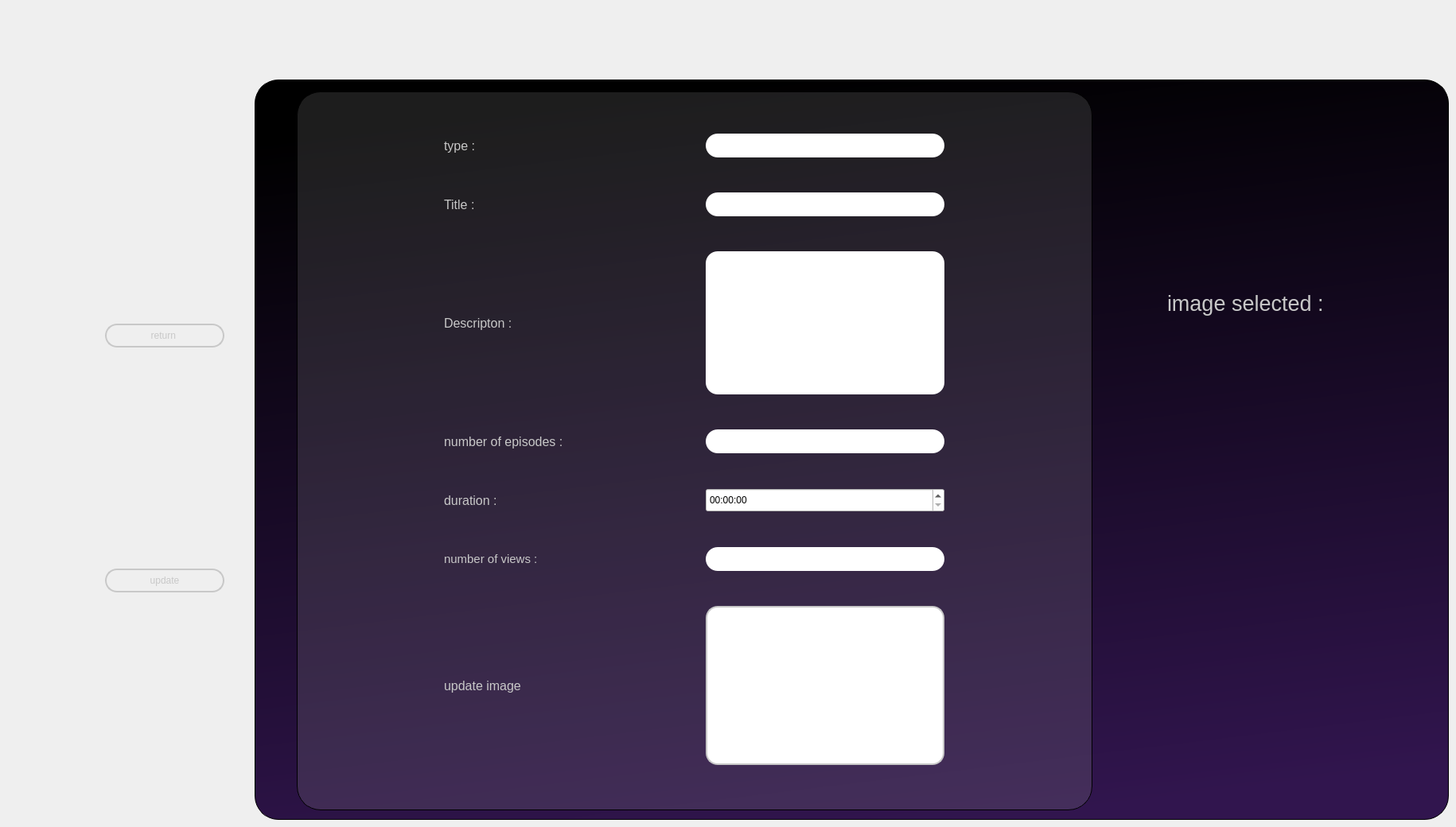
   <widget class="QWidget" name="updatemovie">
    <property name="styleSheet">
     <string notr="true">QPushButton 
{
		background-color : rgba(125,125,125,0);
		color : rgba(200,200,200,255);
		border: 2px solid rgba(200,200,200,255);
    	border-radius: 15px;
}

/*QScrollBar {
		background: #D3D3D3;
		border: none;
		margin: 0;
		padding: 0;
		width: 15px;
	}
QScrollBar:groove {
		border-radius: 5px;
		background: gray;
		margin: 25px 0;
		width: 30px;
	}
	
	QScrollBar:handle {
		border: none;
		background: #D3D3D3;
		margin: 25px 0;
		min-height: 30px;
		min-width: 30px;
	}*/

QPushButton::hover
{
		background-color : rgba(255,255,255,255);
		border: 2px solid black;
		color : black;
    	border-radius: 15px;
		text-decoration : underline;
}

QPushButton::checked
{
		background-color : rgba(255,255,255,255);
		border: 2px solid black;
		color : black;
    	border-radius: 15px;
}


QPushButton::pressed
{
		background-color : rgba(255,255,255,255);
		border: 1px solid black;
		color : black;
    	border-radius: 15px;
}
QMainWindow ,QWidget#tab,#page,#page_2,#page_4
{

		background: black;
}

QLabel
{
		color: rgba(200,200,200,255);
}

QLineEdit , QTextEdit
{
		border-radius:15;
}

#groupBox_7ms , #groupBox_2ms
{
	border : none;
}

QTableView
{
		background : rgba(200,200,200,50);

}

QTableView::item
{
		background-color:rgba(49,28,71,100);
		border : 2px solid white ;
		font-size : 15px;
		max-width : 180px;

}

              QHeaderView::section {background-color: rgba(255,255,255,120);
color:white;}
              QHeaderView {background-color: rgba(49,28,71,100);
color:white;
}
              QTableCornerButton::section {background-color: rgba(49,28,71,100);}

 #groupBox_3ms , #groupBox_4ms , #groupBox_13ms,#groupBox_22ms
{
		background : rgba(150,150,150,50);
		border:1px solid black;

		border-radius : 30%;
		

}

#groupBoxms
{
		background :  rgba(150,150,150,50);
		border:1px solid black;
		border-radius : 30%;
}


#groupBoxmsms ,#groupBox_6ms ,#groupBox_7ms,#groupBox_21ms
{
		background : qlineargradient(spread:pad, x1:0.426227, y1:0, x2:0.625, y2:1, stop:0 rgba(0, 0, 0, 255), stop:1 rgba(49, 21, 78, 255));;
		border:1px solid black;
		border-radius : 30%;
}

#pushButton_3ms ,#upimagems
{
		background : white;		
		border-image : url(&quot;icon.png&quot;);
}

#pushButton_3ms , #upimagems::hover
{
		background : rgba(200,200,200,255);		
		border-image : url(&quot;icon.png&quot;);
}
</string>
    </property>
    <widget class="QGroupBox" name="groupBox_21ms">
     <property name="geometry">
      <rect>
       <x>320</x>
       <y>100</y>
       <width>1501</width>
       <height>931</height>
      </rect>
     </property>
     <property name="title">
      <string/>
     </property>
     <property name="alignment">
      <set>Qt::AlignCenter</set>
     </property>
     <layout class="QHBoxLayout" name="horizontalLayout_18">
      <item>
       <widget class="QGroupBox" name="groupBox_22ms">
        <property name="minimumSize">
         <size>
          <width>500</width>
          <height>700</height>
         </size>
        </property>
        <property name="maximumSize">
         <size>
          <width>1000</width>
          <height>1000</height>
         </size>
        </property>
        <property name="title">
         <string/>
        </property>
        <layout class="QVBoxLayout" name="verticalLayout_11">
         <item>
          <layout class="QHBoxLayout" name="horizontalLayout_27">
           <item>
            <widget class="QLabel" name="ipidlabelms_2">
             <property name="minimumSize">
              <size>
               <width>150</width>
               <height>30</height>
              </size>
             </property>
             <property name="maximumSize">
              <size>
               <width>150</width>
               <height>30</height>
              </size>
             </property>
             <property name="font">
              <font>
               <pointsize>12</pointsize>
              </font>
             </property>
             <property name="styleSheet">
              <string notr="true">background : transparent;</string>
             </property>
             <property name="text">
              <string>type :</string>
             </property>
            </widget>
           </item>
           <item>
            <widget class="QLineEdit" name="typeupms">
             <property name="minimumSize">
              <size>
               <width>150</width>
               <height>30</height>
              </size>
             </property>
             <property name="maximumSize">
              <size>
               <width>300</width>
               <height>30</height>
              </size>
             </property>
             <property name="styleSheet">
              <string notr="true">color : black;
background : white;</string>
             </property>
             <property name="readOnly">
              <bool>true</bool>
             </property>
            </widget>
           </item>
          </layout>
         </item>
         <item>
          <layout class="QHBoxLayout" name="horizontalLayout_21">
           <item>
            <widget class="QLabel" name="uptitlms">
             <property name="minimumSize">
              <size>
               <width>150</width>
               <height>30</height>
              </size>
             </property>
             <property name="maximumSize">
              <size>
               <width>150</width>
               <height>30</height>
              </size>
             </property>
             <property name="font">
              <font>
               <pointsize>12</pointsize>
              </font>
             </property>
             <property name="styleSheet">
              <string notr="true">background : transparent;</string>
             </property>
             <property name="text">
              <string>Title :</string>
             </property>
            </widget>
           </item>
           <item>
            <widget class="QLineEdit" name="uptitlems">
             <property name="minimumSize">
              <size>
               <width>150</width>
               <height>30</height>
              </size>
             </property>
             <property name="maximumSize">
              <size>
               <width>300</width>
               <height>30</height>
              </size>
             </property>
             <property name="styleSheet">
              <string notr="true">color : black;
background : white;</string>
             </property>
            </widget>
           </item>
          </layout>
         </item>
         <item>
          <layout class="QHBoxLayout" name="horizontalLayout_20">
           <item>
            <widget class="QLabel" name="updescms">
             <property name="minimumSize">
              <size>
               <width>150</width>
               <height>30</height>
              </size>
             </property>
             <property name="maximumSize">
              <size>
               <width>150</width>
               <height>30</height>
              </size>
             </property>
             <property name="font">
              <font>
               <pointsize>12</pointsize>
              </font>
             </property>
             <property name="styleSheet">
              <string notr="true">background : transparent;</string>
             </property>
             <property name="text">
              <string>Descripton :</string>
             </property>
            </widget>
           </item>
           <item>
            <widget class="QTextEdit" name="updescriptionms">
             <property name="minimumSize">
              <size>
               <width>150</width>
               <height>60</height>
              </size>
             </property>
             <property name="maximumSize">
              <size>
               <width>300</width>
               <height>180</height>
              </size>
             </property>
             <property name="styleSheet">
              <string notr="true">color : black;
background : white;</string>
             </property>
            </widget>
           </item>
          </layout>
         </item>
         <item>
          <layout class="QHBoxLayout" name="horizontalLayout_29">
           <item>
            <widget class="QLabel" name="uptitlms_4">
             <property name="minimumSize">
              <size>
               <width>150</width>
               <height>30</height>
              </size>
             </property>
             <property name="maximumSize">
              <size>
               <width>150</width>
               <height>30</height>
              </size>
             </property>
             <property name="font">
              <font>
               <pointsize>12</pointsize>
              </font>
             </property>
             <property name="styleSheet">
              <string notr="true">background : transparent;</string>
             </property>
             <property name="text">
              <string>number of episodes :</string>
             </property>
            </widget>
           </item>
           <item>
            <widget class="QLineEdit" name="upepms">
             <property name="minimumSize">
              <size>
               <width>150</width>
               <height>30</height>
              </size>
             </property>
             <property name="maximumSize">
              <size>
               <width>300</width>
               <height>30</height>
              </size>
             </property>
             <property name="styleSheet">
              <string notr="true">color : black;
background : white;</string>
             </property>
            </widget>
           </item>
          </layout>
         </item>
         <item>
          <layout class="QHBoxLayout" name="horizontalLayout_26">
           <item>
            <widget class="QLabel" name="uptitlms_3">
             <property name="minimumSize">
              <size>
               <width>150</width>
               <height>30</height>
              </size>
             </property>
             <property name="maximumSize">
              <size>
               <width>150</width>
               <height>30</height>
              </size>
             </property>
             <property name="font">
              <font>
               <pointsize>12</pointsize>
              </font>
             </property>
             <property name="styleSheet">
              <string notr="true">background : transparent;</string>
             </property>
             <property name="text">
              <string>duration :</string>
             </property>
            </widget>
           </item>
           <item>
            <widget class="QTimeEdit" name="dureupms">
             <property name="minimumSize">
              <size>
               <width>150</width>
               <height>30</height>
              </size>
             </property>
             <property name="maximumSize">
              <size>
               <width>300</width>
               <height>30</height>
              </size>
             </property>
             <property name="styleSheet">
              <string notr="true">color : black;
background : white;</string>
             </property>
             <property name="displayFormat">
              <string>HH:mm:ss</string>
             </property>
            </widget>
           </item>
          </layout>
         </item>
         <item>
          <layout class="QHBoxLayout" name="horizontalLayout_25">
           <item>
            <widget class="QLabel" name="uptitlms_2">
             <property name="minimumSize">
              <size>
               <width>150</width>
               <height>30</height>
              </size>
             </property>
             <property name="maximumSize">
              <size>
               <width>150</width>
               <height>30</height>
              </size>
             </property>
             <property name="font">
              <font>
               <pointsize>11</pointsize>
              </font>
             </property>
             <property name="styleSheet">
              <string notr="true">background : transparent;</string>
             </property>
             <property name="text">
              <string>number of views :</string>
             </property>
            </widget>
           </item>
           <item>
            <widget class="QLineEdit" name="nbrvupms">
             <property name="minimumSize">
              <size>
               <width>150</width>
               <height>30</height>
              </size>
             </property>
             <property name="maximumSize">
              <size>
               <width>300</width>
               <height>30</height>
              </size>
             </property>
             <property name="styleSheet">
              <string notr="true">color : black;
background : white;</string>
             </property>
            </widget>
           </item>
          </layout>
         </item>
         <item>
          <layout class="QHBoxLayout" name="horizontalLayout_22">
           <item>
            <widget class="QLabel" name="upimgms">
             <property name="minimumSize">
              <size>
               <width>150</width>
               <height>30</height>
              </size>
             </property>
             <property name="maximumSize">
              <size>
               <width>150</width>
               <height>30</height>
              </size>
             </property>
             <property name="font">
              <font>
               <pointsize>12</pointsize>
              </font>
             </property>
             <property name="styleSheet">
              <string notr="true">background : transparent;</string>
             </property>
             <property name="text">
              <string>update image</string>
             </property>
            </widget>
           </item>
           <item>
            <widget class="QPushButton" name="upimagems">
             <property name="minimumSize">
              <size>
               <width>150</width>
               <height>100</height>
              </size>
             </property>
             <property name="maximumSize">
              <size>
               <width>300</width>
               <height>200</height>
              </size>
             </property>
             <property name="text">
              <string/>
             </property>
            </widget>
           </item>
          </layout>
         </item>
        </layout>
       </widget>
      </item>
      <item>
       <widget class="QLineEdit" name="upidms">
        <property name="maximumSize">
         <size>
          <width>0</width>
          <height>31</height>
         </size>
        </property>
        <property name="readOnly">
         <bool>true</bool>
        </property>
       </widget>
      </item>
      <item>
       <layout class="QVBoxLayout" name="verticalLayout_10">
        <item>
         <widget class="QLabel" name="imagetest_1ms">
          <property name="minimumSize">
           <size>
            <width>300</width>
            <height>100</height>
           </size>
          </property>
          <property name="maximumSize">
           <size>
            <width>300</width>
            <height>200</height>
           </size>
          </property>
          <property name="font">
           <font>
            <pointsize>20</pointsize>
           </font>
          </property>
          <property name="styleSheet">
           <string notr="true">background : transparent;</string>
          </property>
          <property name="text">
           <string>image selected :</string>
          </property>
         </widget>
        </item>
        <item>
         <widget class="QLabel" name="imagetest_2ms">
          <property name="minimumSize">
           <size>
            <width>200</width>
            <height>200</height>
           </size>
          </property>
          <property name="maximumSize">
           <size>
            <width>200</width>
            <height>200</height>
           </size>
          </property>
          <property name="styleSheet">
           <string notr="true">background : transparent;</string>
          </property>
          <property name="text">
           <string/>
          </property>
         </widget>
        </item>
       </layout>
      </item>
     </layout>
     <zorder>upidms</zorder>
     <zorder>groupBox_22ms</zorder>
    </widget>
    <widget class="QGroupBox" name="groupBox_23ms">
     <property name="geometry">
      <rect>
       <x>120</x>
       <y>120</y>
       <width>171</width>
       <height>911</height>
      </rect>
     </property>
     <property name="layoutDirection">
      <enum>Qt::LeftToRight</enum>
     </property>
     <property name="styleSheet">
      <string notr="true">QGroupBox
{
	border : none;
}</string>
     </property>
     <property name="title">
      <string/>
     </property>
     <layout class="QVBoxLayout" name="verticalLayout_8">
      <item>
       <widget class="QPushButton" name="returnupms">
        <property name="minimumSize">
         <size>
          <width>150</width>
          <height>30</height>
         </size>
        </property>
        <property name="maximumSize">
         <size>
          <width>150</width>
          <height>30</height>
         </size>
        </property>
        <property name="text">
         <string>return </string>
        </property>
       </widget>
      </item>
      <item>
       <widget class="QPushButton" name="confirmupms">
        <property name="minimumSize">
         <size>
          <width>150</width>
          <height>30</height>
         </size>
        </property>
        <property name="maximumSize">
         <size>
          <width>150</width>
          <height>30</height>
         </size>
        </property>
        <property name="text">
         <string>update</string>
        </property>
       </widget>
      </item>
     </layout>
    </widget>
   </widget>
